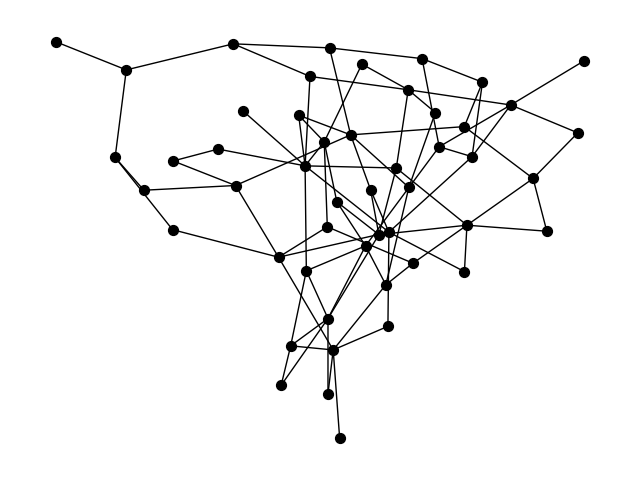

The script that saved this image:
import networkx as nx
import matplotlib.pyplot as plt

n = 50
p = 0.055

G1 = nx.erdos_renyi_graph(n, p)

nx.draw_spring(G1, node_size=50, node_color="#000000")
plt.savefig("high_prob.png")
